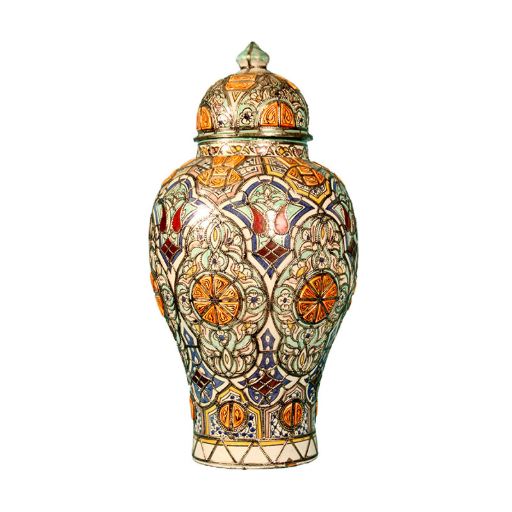
#> input picture data/pottery/unknown/pottery_0.png, 512 x 512 px, found by its file name; its folder holds only this picture in this run
$ python augment_pottery_dataset.py
#> lines starting #> are read from the running program, lines starting #| are printed output that depends on the picture
# Dataset Augmentation Script for Pottery Images
import os
from PIL import Image, ImageOps, ImageEnhance
import random

def augment_image(img):
    """Apply random augmentations to an image."""
    # Random horizontal flip
    if random.random() > 0.5:
        img = ImageOps.mirror(img)
    # Random rotation
    angle = random.choice([0, 90, 180, 270])
    img = img.rotate(angle)
    # Random color jitter
    if random.random() > 0.5:
        enhancer = ImageEnhance.Color(img)
        img = enhancer.enhance(random.uniform(0.8, 1.2))
    # Random brightness
    if random.random() > 0.5:
        enhancer = ImageEnhance.Brightness(img)
        img = enhancer.enhance(random.uniform(0.8, 1.2))
    return img

def augment_dataset(input_dir, output_dir, num_augments=2):
#> called with input_dir = 'data/pottery', output_dir = 'data/pottery_augmented', num_augments = 3
    os.makedirs(output_dir, exist_ok=True)
    for label in os.listdir(input_dir):
        label_dir = os.path.join(input_dir, label)
        if not os.path.isdir(label_dir):
            continue
        out_label_dir = os.path.join(output_dir, label)
        os.makedirs(out_label_dir, exist_ok=True)
        for fname in os.listdir(label_dir):
            if fname.lower().endswith(('.png', '.jpg', '.jpeg')):
                src_path = os.path.join(label_dir, fname)
                try:
                    img = Image.open(src_path).convert('RGB')
                    for i in range(num_augments):
                        aug_img = augment_image(img)
                        aug_name = f"aug_{i}_" + fname
                        aug_img.save(os.path.join(out_label_dir, aug_name))
#> this loop made 3 passes
#> pass 1, in augment_image, `img = ImageOps.mirror(img)`:
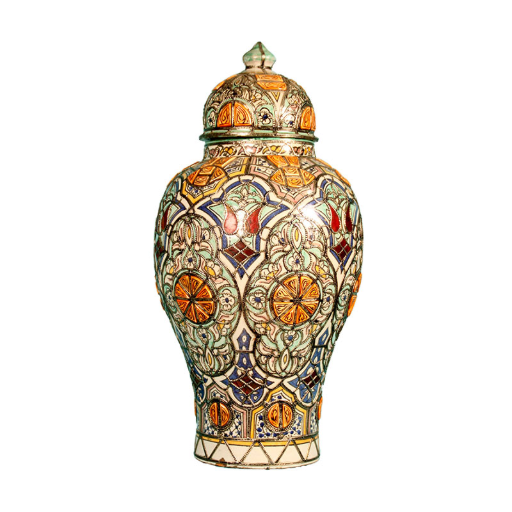
#> img: PIL image 512x512 RGB; mean R, G, B 233.6, 227.3, 218.8
#> pass 1, in augment_image, `img = img.rotate(angle)`:
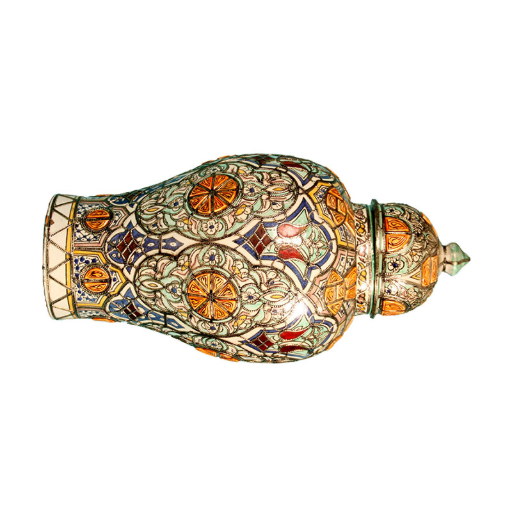
#> img: PIL image 512x512 RGB; mean R, G, B 233.6, 227.3, 218.8
#> pass 2, in augment_image (call 2), `img = img.rotate(angle)`:
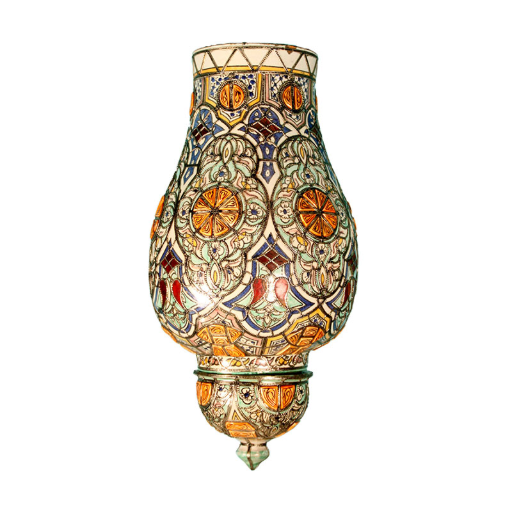
#> img: PIL image 512x512 RGB; mean R, G, B 233.6, 227.3, 218.8
#> after the loop:
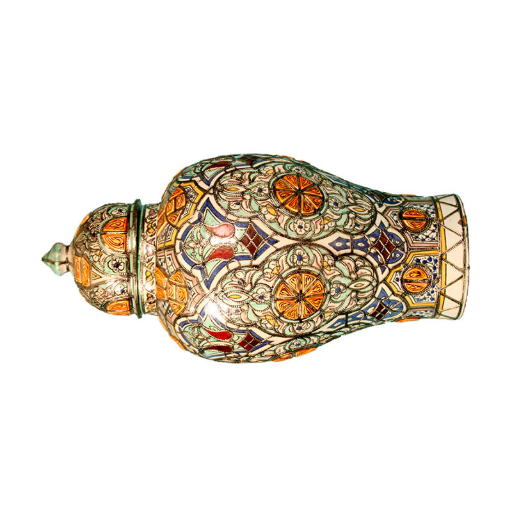
#> aug_img: PIL image 512x512 RGB; mean R, G, B 233.7, 227.1, 218.3
                except Exception as e:
                    print(f"Error augmenting {src_path}: {e}")
    print(f"Augmented dataset saved to {output_dir}")

if __name__ == "__main__":
    augment_dataset("data/pottery", "data/pottery_augmented", num_augments=3)

$ run again, on data/pottery/unknown/pottery_1.png
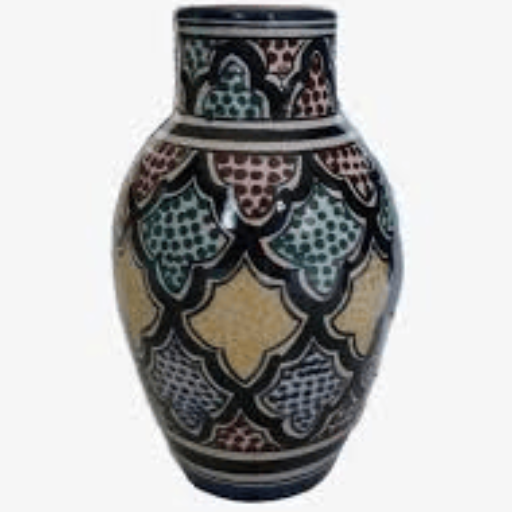
#> input picture data/pottery/unknown/pottery_1.png, 512 x 512 px, found by its file name
#> the loop in augment_dataset, `for i in range(num_augments):` made 3 passes
#> pass 1, in augment_image, `img = img.rotate(angle)`:
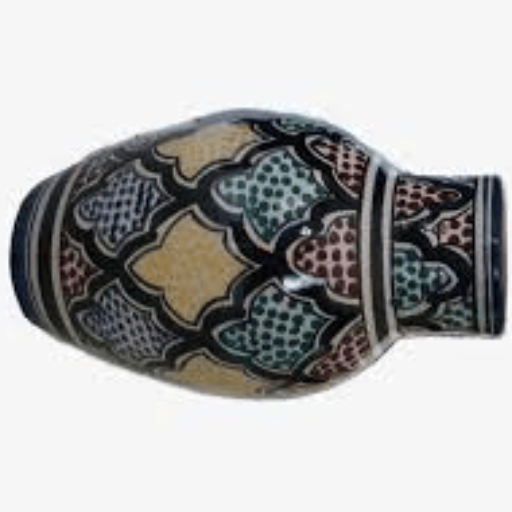
#> img: PIL image 512x512 RGB; mean R, G, B 176.1, 175.9, 175.4
#> after the loop in augment_dataset, `for i in range(num_augments):`:
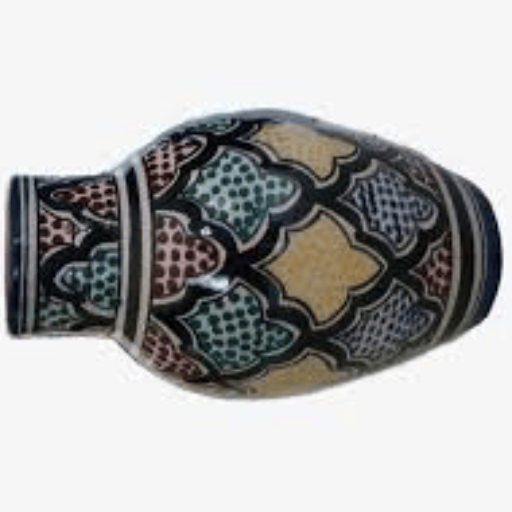
#> aug_img: PIL image 512x512 RGB; mean R, G, B 175.9, 175.8, 175.2

$ run again, on data/pottery/unknown/pottery_10.png
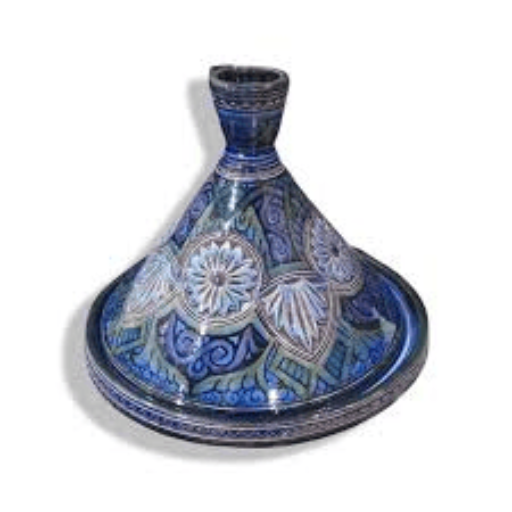
#> input picture data/pottery/unknown/pottery_10.png, 512 x 512 px, found by its file name
#> the loop in augment_dataset, `for i in range(num_augments):` made 3 passes
#> pass 1, in augment_image, `img = img.rotate(angle)`:
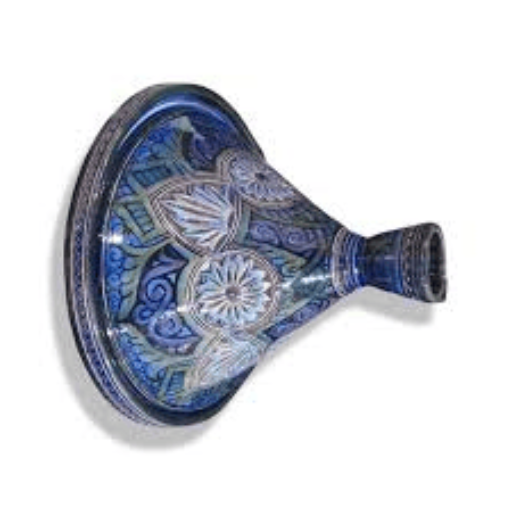
#> img: PIL image 512x512 RGB; mean R, G, B 206.9, 209.3, 216.1
#> after the loop in augment_dataset, `for i in range(num_augments):`:
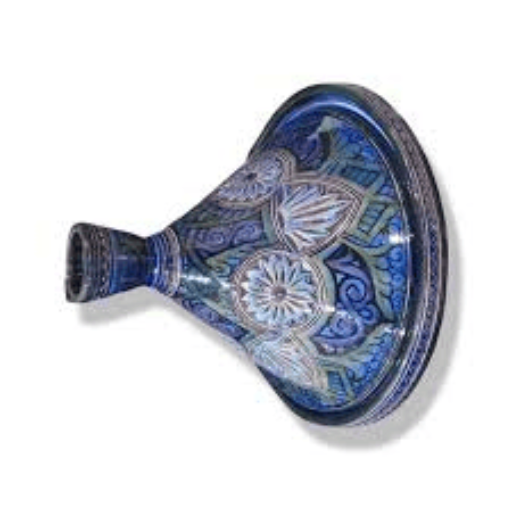
#> aug_img: PIL image 512x512 RGB; mean R, G, B 206.6, 209.1, 216.3
